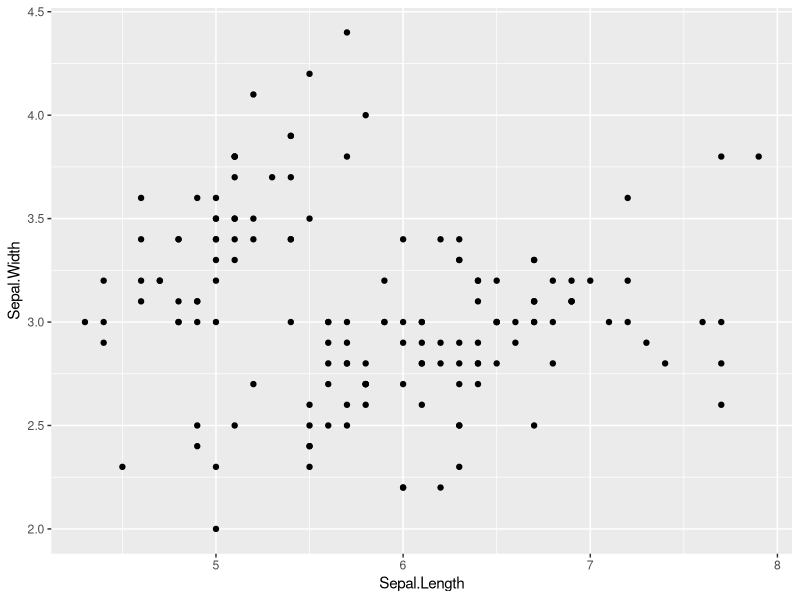
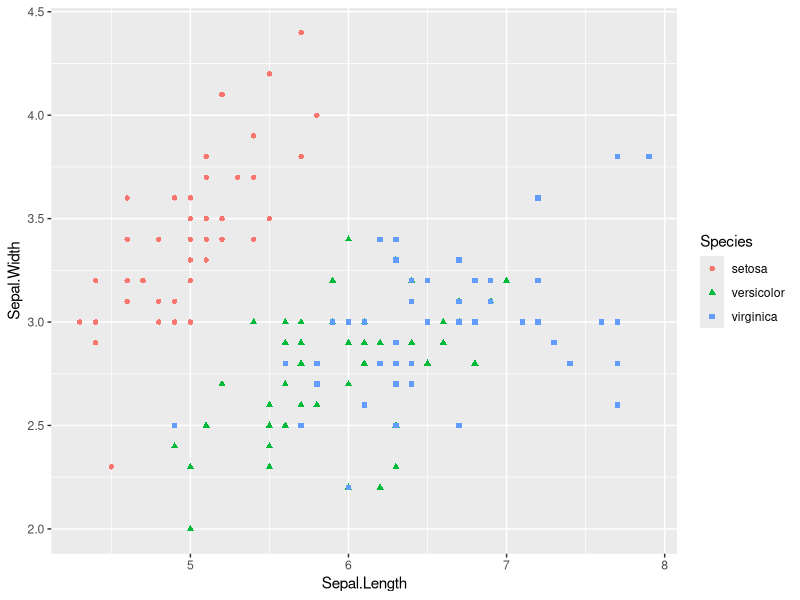
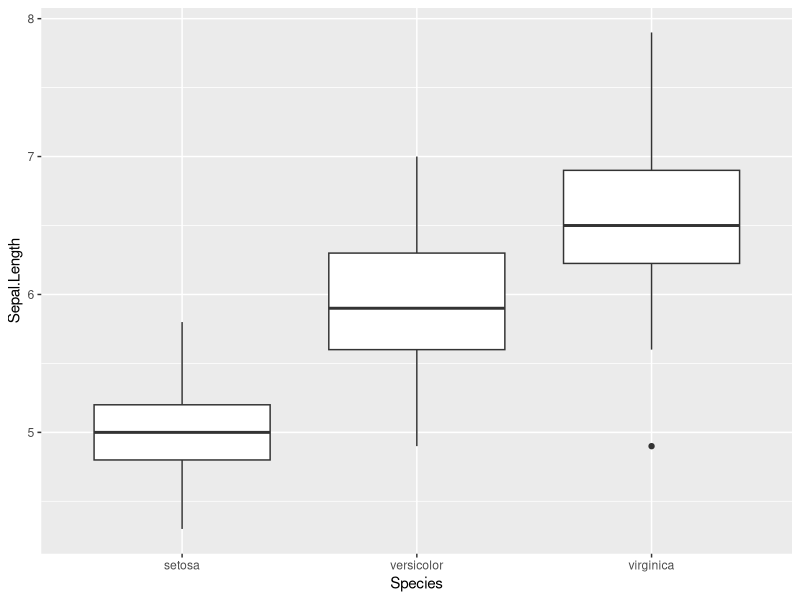
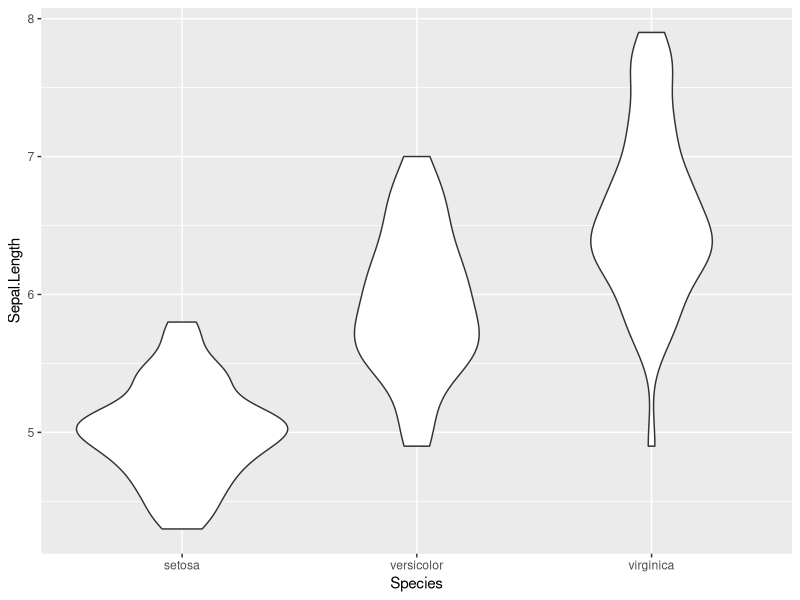
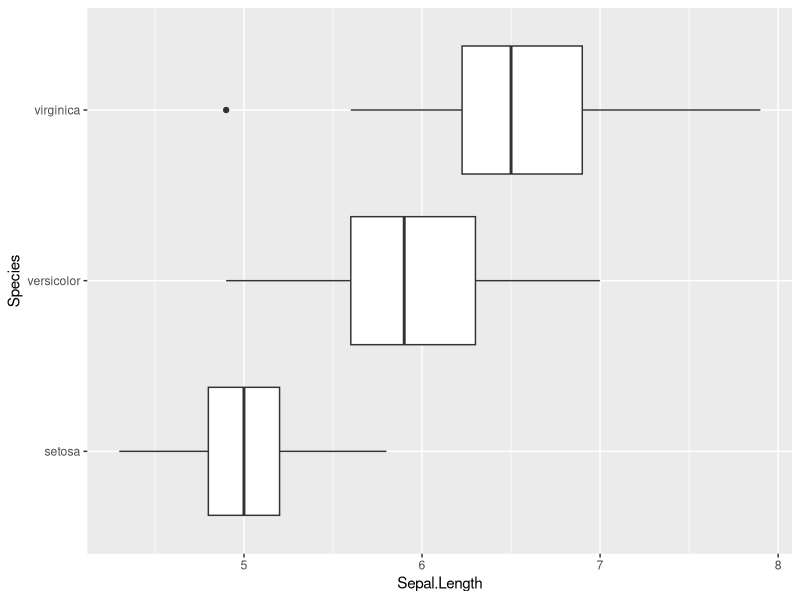
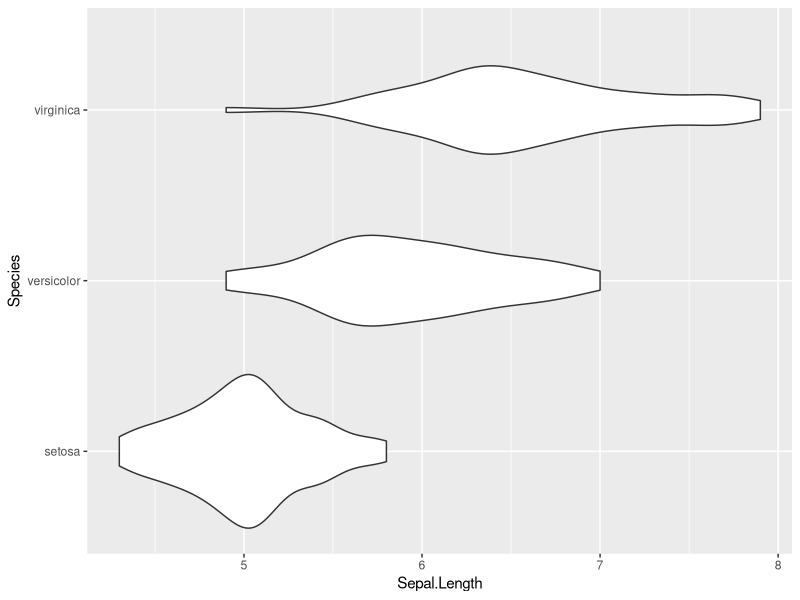
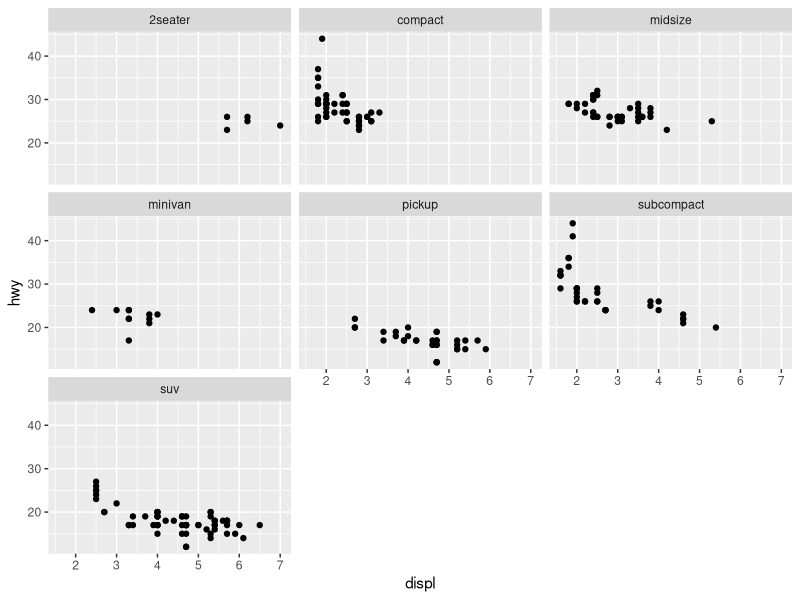

Source code (R) for these figures, in order:
### Importing and testing ggplot in R

# Remove objects
rm(list = ls())

# Import ggplo2
library(ggplot2)

# Plot iris data
ggplot(data = iris, aes(x = Sepal.Length,
                        y = Sepal.Width)) +
                        geom_point()

# Plot Iris with color
ggplot(data = iris, aes(Sepal.Length,
                        Sepal.Width,
                        color = Species,
                        shape = Species)) +
                        geom_point()

# Boxplot of Iris Dataset
ggplot(data = iris,
       aes(Species,
           Sepal.Length
           )
       ) +
       geom_boxplot()

# Violinplot of Iris Dataset
ggplot(data = iris,
       aes(Species,
           Sepal.Length
          )
      ) +
      geom_violin()

# Hororizontal plot boxplot
ggplot(data = iris,
       aes(Species,
           Sepal.Length
          )
      ) +
      geom_boxplot() +
      coord_flip()

# Hororizontal plot violin
ggplot(data = iris,
       aes(Species,
           Sepal.Length
          )
      ) +
        geom_violin() +
        coord_flip()


# Plot MPG engine dislacement
ggplot(mpg,
       aes(
          displ,
          hwy
          )
      ) +
      geom_point() +
      facet_wrap(~ class)
